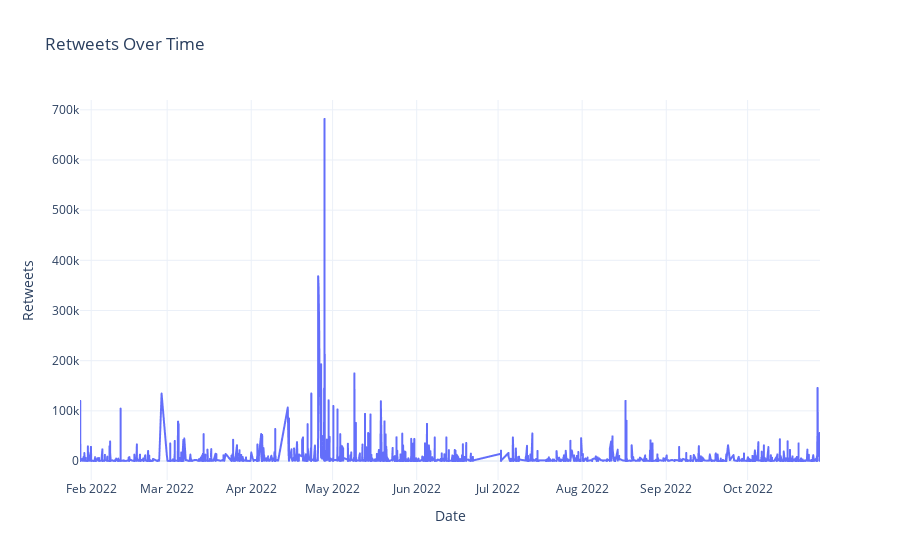

Notebook source saved alongside this figure:
### Code cell
import plotly.express as px

# create a line plot with Plotly Express
fig = px.line(df, x='Date', y='Retweets', title='Retweets Over Time', template='plotly_white')

# display the plot
fig.show()

### Figure 1 — Plotly figure (JSON) as saved in the notebook; plotly's stock layout.template omitted (floating-point values rounded to 4 significant figures; data arrays with more than 128 entries replaced by an {"elided": "..."} marker saying what was removed)
{"data": [{"hovertemplate": "Date=%{x}<br>Retweets=%{y}<extra></extra>", "legendgroup": "", "line": {"color": "#636efa", "dash": "solid"}, "marker": {"symbol": "circle"}, "mode": "lines", "name": "", "showlegend": false, "type": "scattergl", "x": {"elided": "2668 str values"}, "xaxis": "x", "y": {"elided": "2668 int values"}, "yaxis": "y"}], "layout": {"legend": {"tracegroupgap": 0}, "title": {"text": "Retweets Over Time"}, "xaxis": {"anchor": "y", "domain": [0, 1], "title": {"text": "Date"}}, "yaxis": {"anchor": "x", "domain": [0, 1], "title": {"text": "Retweets"}}}}
